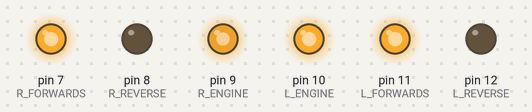
Simulated run of this sketch. Board: Arduino Uno, built with avr-gcc and run on an emulated ATmega328P. Parts: output pins drawn as LEDs (lit = HIGH).

Above: at 0.1 s.
At 8.0 s:
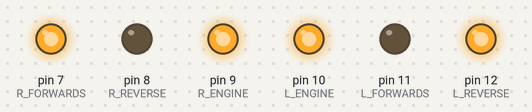
At 14.1 s:
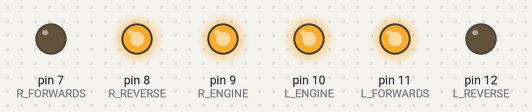
At 23.0 s:
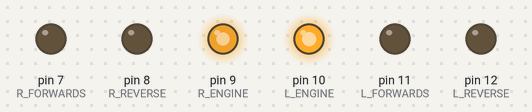
At 39.7 s:
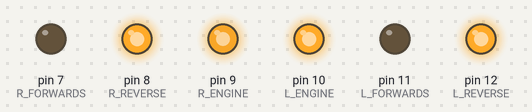
Timing chart, 0 to 40.0 s (numbered marks = the images above):
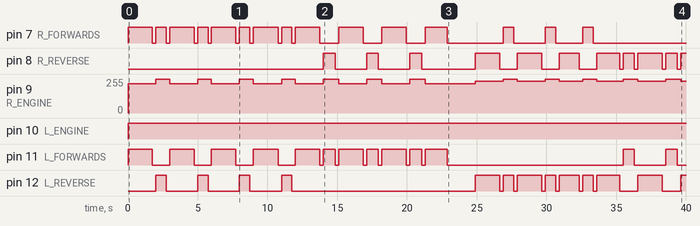

The sketch:

Story_10__proper_.ino
```cpp
const int R_FORWARDS = 7;
const int R_REVERSE = 8;
const int R_ENGINE = 9;
const int L_ENGINE = 10;
const int L_FORWARDS = 11;
const int L_REVERSE = 12;

void setup() {

  pinMode(R_FORWARDS, OUTPUT);
  pinMode(R_REVERSE, OUTPUT);
  pinMode(R_ENGINE, OUTPUT);
  pinMode(L_ENGINE, OUTPUT);
  pinMode(L_FORWARDS, OUTPUT);
  pinMode(L_REVERSE, OUTPUT);

}

void loop() {

  // 1
  drive(1750);
  brake(250);
  left(745);
  brake(250);

  // 2
  drive(1750);
  brake(250);
  left(740);
  brake(250);

  // 3
  drive(1750);
  brake(250);
  left(735);
  brake(250);

  // 4
  drive(1800);
  brake(250);
  left(730);
  brake(250);

  // Opposite 5 *******************
  // ******************************
  drive(1750);
  brake(250);
  right(870);
  brake(250);

  // 6
  drive(1750);
  brake(250);
  right(830);
  brake(250);

  // 7
  drive(1750);
  brake(250);
  right(850);
  brake(250);

  // 8
  drive(1600);
  brake(250);

  // Reversed figure o' 8 ***************
  //*************************************

  // 1 second brake
  brake(1750);

  // 9
  reverse(1750);
  brake(250);
  left(760);
  brake(250);

  // 10
  reverse(1750);
  brake(250);
  left(740);
  brake(250);

  // 11
  reverse(1450);
  brake(250);
  left(750);
  brake(250);

  // 12
  reverse(1650);
  brake(250);
  right(795);
  brake(250);

  // Opposite 13 *******************
  // ******************************


  reverse(1750);
  brake(250);
  right(830);
  brake(250);

  // 14
  reverse(1750);
  brake(250);
  right(800);
  brake(250);

  // 15
  reverse(1850);
  brake(250);
  right(850);
  brake(250);

  // 16
  reverse(1700);
  brake(250);

  //Complete Stop
  digitalWrite(R_FORWARDS, LOW);
  digitalWrite(L_REVERSE, LOW);
  delay(1000000000);

}
  void drive(int add_time){

  digitalWrite(R_FORWARDS, HIGH);
  analogWrite(R_ENGINE, 220);
  analogWrite(L_ENGINE, 255);
  digitalWrite(L_FORWARDS, HIGH);
  delay(add_time);
  }

  void brake(int add_time){

  digitalWrite(R_FORWARDS, LOW);
  digitalWrite(L_FORWARDS, LOW);
  digitalWrite(R_REVERSE, LOW);
  digitalWrite(L_REVERSE, LOW);
  delay(add_time);
 }

  void left(int add_time){

  digitalWrite(R_FORWARDS, HIGH);
  analogWrite(R_ENGINE, 255);
  analogWrite(L_ENGINE, 255);
  digitalWrite(L_REVERSE, HIGH);
  delay(add_time);
 }

  void right(int add_time){

  digitalWrite(R_REVERSE, HIGH);
  analogWrite(R_ENGINE, 255);
  analogWrite(L_ENGINE, 255);
  digitalWrite(L_FORWARDS, HIGH);
  delay(add_time);
 }

  void reverse(int add_time){

  digitalWrite(R_REVERSE, HIGH);
  analogWrite(R_ENGINE,240);
  analogWrite(L_ENGINE, 255);
  digitalWrite(L_REVERSE, HIGH);
  delay(add_time);
}
```

Measured:
- by itself, pin 7 (R_FORWARDS): LOW → HIGH at 0.00 s, → LOW 1.8 s later, → HIGH 0.25 s later, → LOW 0.75 s later, … (30 changes in this stretch)
- by itself, pin 8 (R_REVERSE): LOW → HIGH at 14.0 s, → LOW 0.87 s later, → HIGH 2.3 s later, → LOW 0.83 s later, … (21 changes in this stretch)
- by itself, pin 10 (L_ENGINE): LOW → HIGH at 0.00 s
- by itself, pin 11 (L_FORWARDS): LOW → HIGH at 0.00 s, → LOW 1.8 s later, → HIGH 1.2 s later, → LOW 1.8 s later, … (26 changes in this stretch)
- by itself, pin 12 (L_REVERSE): LOW → HIGH at 2.0 s, → LOW 0.75 s later, → HIGH 2.3 s later, → LOW 0.74 s later, … (25 changes in this stretch)
- by itself, pin 9 (R_ENGINE): 0/255 → 220/255 at 0.00 s, → 255/255 2.0 s later, → 220/255 1.0 s later, → 255/255 2.0 s later, … (26 changes in this stretch)
